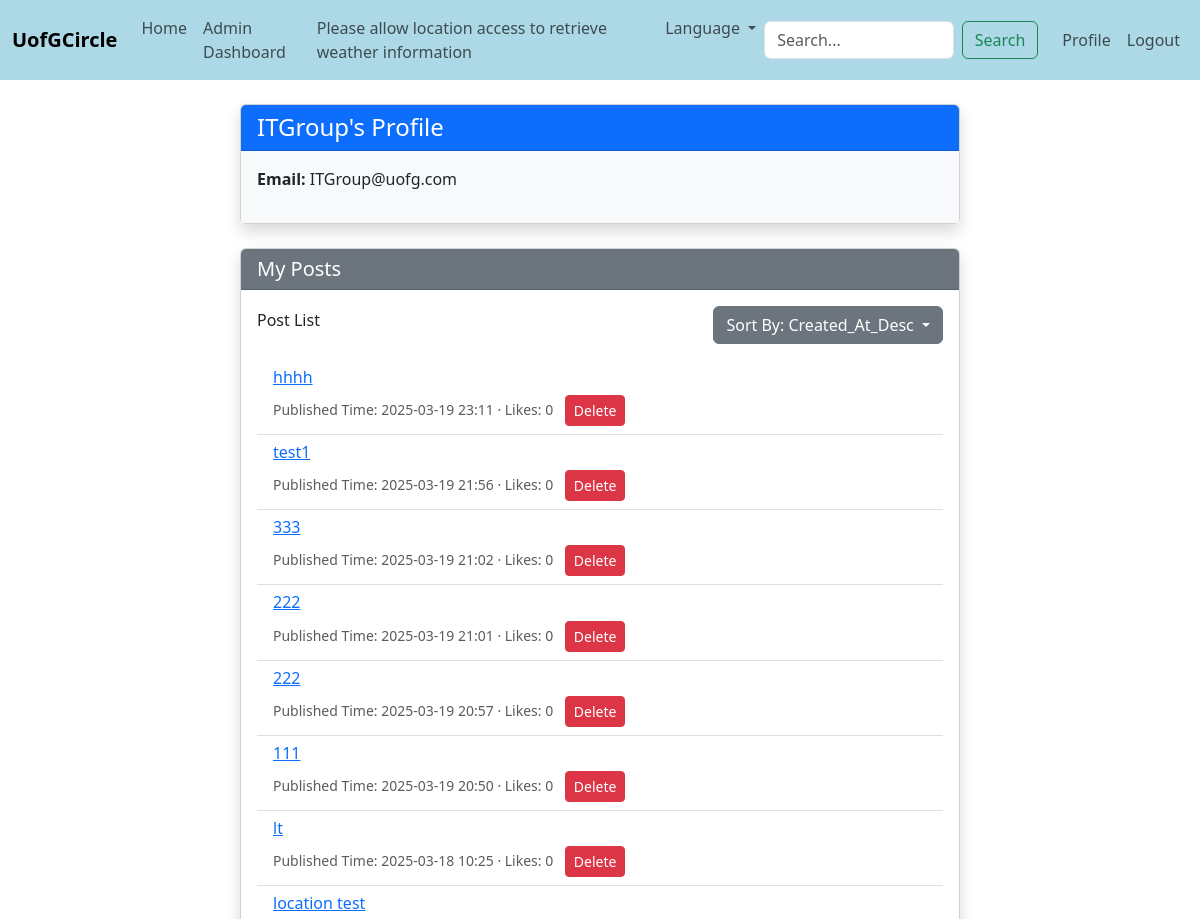
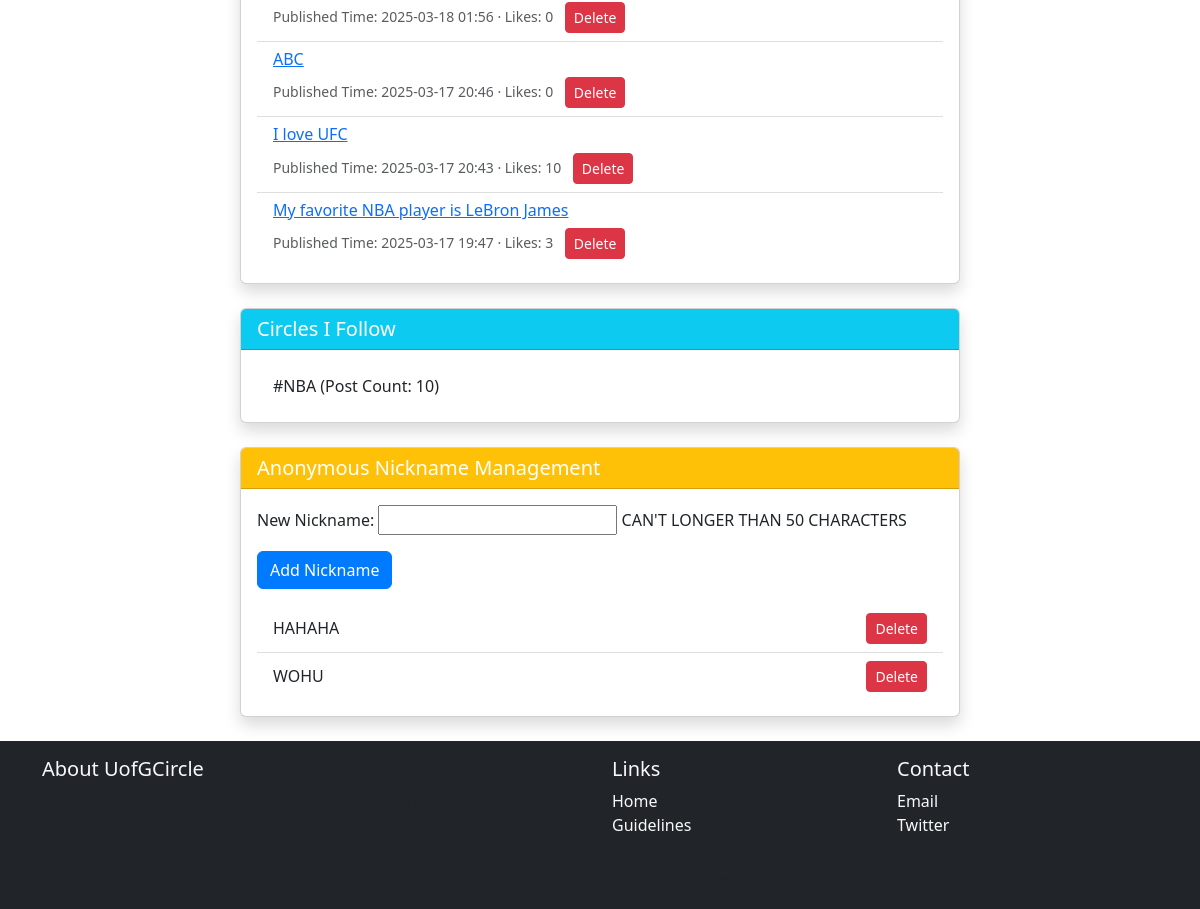
/profile/ (signed in), run on the app's committed database (2 pictures, top to bottom).
### forum/models.py (models this page shows, shortened)
class GUser(AbstractUser):
    email = models.EmailField(unique=True)
    anonymous_nicknames = models.JSONField(default=list, blank=True)  # store many nicknames
    is_admin = models.BooleanField(default=False)

class Post(models.Model):
    user = models.ForeignKey(GUser, on_delete=models.CASCADE)
    circle = models.ForeignKey(TopicCircle, on_delete=models.CASCADE)
    content = models.TextField()
    is_anonymous = models.BooleanField(default=False)
    nickname = models.CharField(max_length=50, blank=True, null=True)  # used when want to be anonymous
    location = models.CharField(max_length=100, blank=True, null=True)  # real time location
    created_at = models.DateTimeField(auto_now_add=True)
    likes = models.IntegerField(default=0)
    dislikes = models.IntegerField(default=0)
    is_pinned = models.BooleanField(default=False)
    is_recommended = models.BooleanField(default=False)
    location = models.CharField(max_length=100, blank=True, null=True)

class TopicCircle(models.Model):
    name = models.CharField(max_length=100, unique=True)
    description = models.TextField(blank=True)
    created_at = models.DateTimeField(auto_now_add=True)
    created_by = models.ForeignKey(GUser, on_delete=models.SET_NULL, null=True, limit_choices_to={'is_admin': True})  # only admin user can do this
    is_active = models.BooleanField(default=True)

### forum/views.py (the view, shortened to what this page needs)
# urls.py: path('profile/', views.profile, name='profile'),
@login_required
def profile(request):
    sort_by = request.GET.get('sort', 'created_at_desc')
    sort_options = {
        'created_at_desc': '-created_at',
        'created_at_asc': 'created_at',
        'likes_desc': '-likes',
        'likes_asc': 'likes',
    }
    sort_field = sort_options.get(sort_by, '-created_at')
    user_posts = Post.objects.filter(user=request.user).order_by(sort_field)
    followed_circles = TopicCircle.objects.filter(
        usercirclefollow__user=request.user,
        is_active=True
    ).annotate(post_count=Count('post'))
    form = NicknameForm()
    return render(request, 'forum/profile.html', {
        'nicknames': request.user.anonymous_nicknames,
        'form': form,
        'user_posts': user_posts,
        'sort_by': sort_by,
        'followed_circles': followed_circles
    })

### forum/forms.py (shortened to what this page needs)
class NicknameForm(forms.Form):
    nickname = forms.CharField(
        max_length=50,
        label="New Nickname",
        help_text="CAN'T LONGER THAN 50 CHARACTERS",
        required=True
    )

### forum/templates/forum/profile.html (shortened to what this page needs)
{% extends "base.html" %}
{% load static %}
{% block head %}
    <link rel="stylesheet" href="{% static 'css/profile.css' %}">
{% endblock %}
{% block content %}
<div class="container-fluid min-vh-100">
    <div class="row justify-content-center">
        <div class="col-lg-8">
            <div class="card shadow mb-4 profile-info">
                <div class="card-header bg-primary text-white">
                    <h4 class="mb-0">{{ user.username }}'s Profile</h4>
                </div>
                <div class="card-body">
                    <p><strong>Email:</strong> {{ user.email }}</p>
                </div>
            </div>
            <div class="card shadow mb-4 posts-list">
                <div class="card-header bg-secondary text-white">
                    <h5 class="mb-0">My Posts</h5>
                </div>
                <div class="card-body">
                    <div class="d-flex justify-content-between align-items-center mb-3">
                        <h6>Post List</h6>
                        <div class="dropdown">
                            <button class="btn btn-secondary dropdown-toggle" type="button" id="sortDropdown" data-bs-toggle="dropdown" aria-expanded="false">
                                Sort By: {{ sort_by|title }}
                            </button>
                        </div>
                    </div>
                    <div class="list-group">
                        {% for post in user_posts %}
                            <div class="list-group-item">
                                <h6><a href="{% url 'post_detail' post.id %}">{{ post.content|truncatechars:50 }}</a></h6>
                                <small class="text-muted">
                                    Published Time: {{ post.created_at|date:"Y-m-d H:i" }} · Likes: {{ post.likes }}
                                </small>
                                <a href="{% url 'user_post_delete' post.id %}" class="btn btn-sm btn-danger ms-2">Delete</a>
                            </div>
                        {% empty %}
                            <div class="text-center text-muted py-3">No posts yet</div>
                        {% endfor %}
                    </div>
                </div>
            </div>
            <div class="card shadow mb-4 followed-circles">
                <div class="card-header bg-info text-white">
                    <h5 class="mb-0">Circles I Follow</h5>
                </div>
                <div class="card-body">
                    <div class="list-group">
                        {% for circle in followed_circles %}
                            <a href="{% url 'circle_detail' circle.id %}" class="list-group-item list-group-item-action">
                                #{{ circle.name }} (Post Count: {{ circle.post_count }})
                            </a>
                        {% empty %}
                            <div class="text-center text-muted py-3">Not following any circles yet</div>
                        {% endfor %}
                    </div>
                </div>
            </div>
            <div class="card shadow mb-4 nicknames-manage">
                <div class="card-header bg-warning text-white">
                    <h5 class="mb-0">Anonymous Nickname Management</h5>
                </div>
                <div class="card-body">
                    <form method="post" action="{% url 'profile' %}">
                        {{ form.as_p }}
                        <button type="submit" class="btn btn-primary">Add Nickname</button>
                    </form>
                    <ul class="list-group mt-3">
                        {% for nickname in nicknames %}
                            <li class="list-group-item d-flex justify-content-between align-items-center">
                                {{ nickname }}
                                <form method="post" action="{% url 'profile' %}" class="d-inline">
                                    <button type="submit" class="btn btn-sm btn-danger">Delete</button>
                                </form>
                            </li>
                        {% empty %}
                            <div class="text-center text-muted py-3">No anonymous nicknames yet</div>
                        {% endfor %}
                    </ul>
                </div>
            </div>
        </div>
    </div>
</div>
{% endblock %}

### forum/static/css/profile.css (style rules this page uses)
.profile-info .card-header { background-color: #007bff; color: white; }
.profile-info .card-body { background-color: #f8f9fa; }
.posts-list .card-header { background-color: #6c757d; color: white; }
.posts-list .list-group-item { border: none; border-bottom: 1px solid rgba(0,0,0,.125); }
.posts-list .list-group-item:last-child { border-bottom: 0; }
.followed-circles .card-header { background-color: #17a2b8; color: white; }
.followed-circles .list-group-item { border: none; border-bottom: 1px solid rgba(0,0,0,.125); }
.followed-circles .list-group-item:last-child { border-bottom: 0; }
.nicknames-manage .card-header { background-color: #ffc107; color: white; }
.nicknames-manage .list-group-item { border: none; border-bottom: 1px solid rgba(0,0,0,.125); }
.nicknames-manage .list-group-item:last-child { border-bottom: 0; }
.btn-primary { background-color: #007bff; border-color: #007bff; }
.btn-danger { background-color: #dc3545; border-color: #dc3545; }

### data on the page
GUser: username "ITGroup", email "ITGroup@uofg.com"
Post: content "hhhh", created_at "2025-03-19 23:11", likes "0"
Post: content "test1", created_at "2025-03-19 21:56", likes "0"
Post: content "333", created_at "2025-03-19 21:02", likes "0"
Post: content "222", created_at "2025-03-19 21:01", likes "0"
Post: content "222", created_at "2025-03-19 20:57", likes "0"
Post: content "111", created_at "2025-03-19 20:50", likes "0"
Post: content "lt", created_at "2025-03-18 10:25", likes "0"
Post: content "location test", created_at "2025-03-18 01:56", likes "0"
Post: content "ABC", created_at "2025-03-17 20:46", likes "0"
Post: content "I love UFC", created_at "2025-03-17 20:43", likes "10"
Post: content "My favorite NBA player is LeBron James", created_at "2025-03-17 19:47", likes "3"
TopicCircle: name "NBA", post_count "10"

### other printed values
{{ sort_by|title }} "Created_At_Desc"
{{ nickname }} "HAHAHA" "WOHU"
